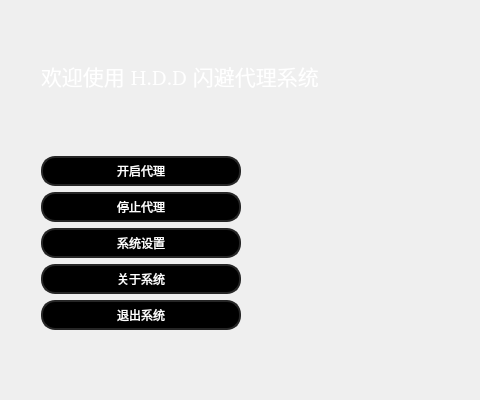
<?xml version="1.0" encoding="UTF-8"?>
<ui version="4.0">
 <class>Form</class>
 <widget class="QWidget" name="Form">
  <property name="geometry">
   <rect>
    <x>0</x>
    <y>0</y>
    <width>480</width>
    <height>400</height>
   </rect>
  </property>
  <property name="minimumSize">
   <size>
    <width>480</width>
    <height>400</height>
   </size>
  </property>
  <property name="maximumSize">
   <size>
    <width>700</width>
    <height>600</height>
   </size>
  </property>
  <property name="windowTitle">
   <string>Form</string>
  </property>
  <property name="styleSheet">
   <string notr="true">#Form {
	background-image: url(./Image/bg.png);         
}</string>
  </property>
  <layout class="QVBoxLayout" name="verticalLayout">
   <item>
    <widget class="QFrame" name="verticalFrame">
     <layout class="QVBoxLayout">
      <property name="sizeConstraint">
       <enum>QLayout::SetMinimumSize</enum>
      </property>
      <property name="leftMargin">
       <number>30</number>
      </property>
      <item>
       <widget class="QLabel" name="startTitle_QLabel">
        <property name="maximumSize">
         <size>
          <width>16777215</width>
          <height>50</height>
         </size>
        </property>
        <property name="font">
         <font>
          <family>印品鸿蒙体（非商用）</family>
          <pointsize>16</pointsize>
          <bold>false</bold>
         </font>
        </property>
        <property name="styleSheet">
         <string notr="true">QLabel {
	
	color: rgb(255, 255, 255);
}</string>
        </property>
        <property name="text">
         <string>欢迎使用 H.D.D 闪避代理系统</string>
        </property>
       </widget>
      </item>
     </layout>
    </widget>
   </item>
   <item>
    <widget class="QFrame" name="verticalFrame_2">
     <property name="styleSheet">
      <string notr="true">QPushButton {
    background-color: rgb(0, 0, 0);
    color: white;
    border: 2px solid #262626;
    border-radius: 14px;
}
QPushButton:pressed {
    background-color: #a6c100;
    color: black;
    border: 5px solid #a6c100;
	border-radius: 14px;
}</string>
     </property>
     <layout class="QVBoxLayout" name="verticalLayout_2">
      <property name="sizeConstraint">
       <enum>QLayout::SetMinimumSize</enum>
      </property>
      <property name="leftMargin">
       <number>30</number>
      </property>
      <item>
       <widget class="QPushButton" name="start_pushButton">
        <property name="minimumSize">
         <size>
          <width>0</width>
          <height>30</height>
         </size>
        </property>
        <property name="maximumSize">
         <size>
          <width>200</width>
          <height>50</height>
         </size>
        </property>
        <property name="font">
         <font>
          <family>印品鸿蒙体（非商用）</family>
         </font>
        </property>
        <property name="styleSheet">
         <string notr="true">QPushButton {
    background-color: rgb(0, 0, 0);
    color: white;
    border: 2px solid #262626;
    border-radius: 14px;
}
QPushButton:hover {
    background-color: rgb(0, 0, 0);
    color: white;
    border: 2px solid  #a6c100;
    border-radius: 14px;
}

QPushButton:pressed {
    background-color: #a6c100;
    color: black;
    border: 5px solid #a6c100;
	border-radius: 14px;
}</string>
        </property>
        <property name="text">
         <string>开启代理</string>
        </property>
       </widget>
      </item>
      <item>
       <widget class="QPushButton" name="stop_pushButton">
        <property name="minimumSize">
         <size>
          <width>0</width>
          <height>30</height>
         </size>
        </property>
        <property name="maximumSize">
         <size>
          <width>200</width>
          <height>50</height>
         </size>
        </property>
        <property name="font">
         <font>
          <family>印品鸿蒙体（非商用）</family>
         </font>
        </property>
        <property name="styleSheet">
         <string notr="true">QPushButton {
    background-color: rgb(0, 0, 0);
    color: white;
    border: 2px solid #262626;
    border-radius: 14px;
}
QPushButton:hover {
    background-color: rgb(0, 0, 0);
    color: white;
    border: 2px solid  #f48322;
    border-radius: 14px;
}

QPushButton:pressed {
    background-color: #f48322;
    color: black;
    border: 5px solid #f48322;
	border-radius: 14px;
}</string>
        </property>
        <property name="text">
         <string>停止代理</string>
        </property>
        <property name="hidden" stdset="0">
         <bool>true</bool>
        </property>
       </widget>
      </item>
      <item>
       <widget class="QPushButton" name="setting_pushButton">
        <property name="minimumSize">
         <size>
          <width>0</width>
          <height>30</height>
         </size>
        </property>
        <property name="maximumSize">
         <size>
          <width>200</width>
          <height>50</height>
         </size>
        </property>
        <property name="font">
         <font>
          <family>印品鸿蒙体（非商用）</family>
         </font>
        </property>
        <property name="styleSheet">
         <string notr="true">QPushButton {
    background-color: rgb(0, 0, 0);
    color: white;
    border: 2px solid #262626;
    border-radius: 14px;
}
QPushButton:hover {
    background-color: rgb(0, 0, 0);
    color: white;
    border: 2px solid  #0078d4;
    border-radius: 14px;
}

QPushButton:pressed {
    background-color: #0078d4;
    color: black;
    border: 5px solid #0078d4;
	border-radius: 14px;
}</string>
        </property>
        <property name="text">
         <string>系统设置</string>
        </property>
       </widget>
      </item>
      <item>
       <widget class="QPushButton" name="about_pushButton">
        <property name="minimumSize">
         <size>
          <width>0</width>
          <height>30</height>
         </size>
        </property>
        <property name="maximumSize">
         <size>
          <width>200</width>
          <height>50</height>
         </size>
        </property>
        <property name="font">
         <font>
          <family>印品鸿蒙体（非商用）</family>
         </font>
        </property>
        <property name="styleSheet">
         <string notr="true">QPushButton {
    background-color: rgb(0, 0, 0);
    color: white;
    border: 2px solid #262626;
    border-radius: 14px;
}
QPushButton:hover {
    background-color: rgb(0, 0, 0);
    color: white;
    border: 2px solid  #ffdb29;
    border-radius: 14px;
}

QPushButton:pressed {
    background-color: #ffdb29;
    color: black;
    border: 5px solid #ffdb29;
	border-radius: 14px;
}</string>
        </property>
        <property name="text">
         <string>关于系统</string>
        </property>
       </widget>
      </item>
      <item>
       <widget class="QPushButton" name="exit_pushButton">
        <property name="enabled">
         <bool>true</bool>
        </property>
        <property name="minimumSize">
         <size>
          <width>0</width>
          <height>30</height>
         </size>
        </property>
        <property name="maximumSize">
         <size>
          <width>200</width>
          <height>50</height>
         </size>
        </property>
        <property name="font">
         <font>
          <family>印品鸿蒙体（非商用）</family>
         </font>
        </property>
        <property name="styleSheet">
         <string notr="true">QPushButton {
    background-color: rgb(0, 0, 0);
    color: white;
    border: 2px solid #262626;
    border-radius: 14px;
}
QPushButton:hover {
    background-color: rgb(0, 0, 0);
    color: white;
    border: 2px solid  #aa0000;
    border-radius: 14px;
}

QPushButton:pressed {
    background-color: #aa0000;
    color: black;
    border: 5px solid #aa0000;
	border-radius: 14px;
}</string>
        </property>
        <property name="text">
         <string>退出系统</string>
        </property>
       </widget>
      </item>
     </layout>
    </widget>
   </item>
   <item>
    <spacer name="verticalSpacer">
     <property name="orientation">
      <enum>Qt::Vertical</enum>
     </property>
     <property name="sizeType">
      <enum>QSizePolicy::Minimum</enum>
     </property>
     <property name="sizeHint" stdset="0">
      <size>
       <width>20</width>
       <height>50</height>
      </size>
     </property>
    </spacer>
   </item>
  </layout>
 </widget>
 <tabstops>
  <tabstop>start_pushButton</tabstop>
  <tabstop>setting_pushButton</tabstop>
  <tabstop>about_pushButton</tabstop>
  <tabstop>exit_pushButton</tabstop>
 </tabstops>
 <resources/>
 <connections/>
</ui>
